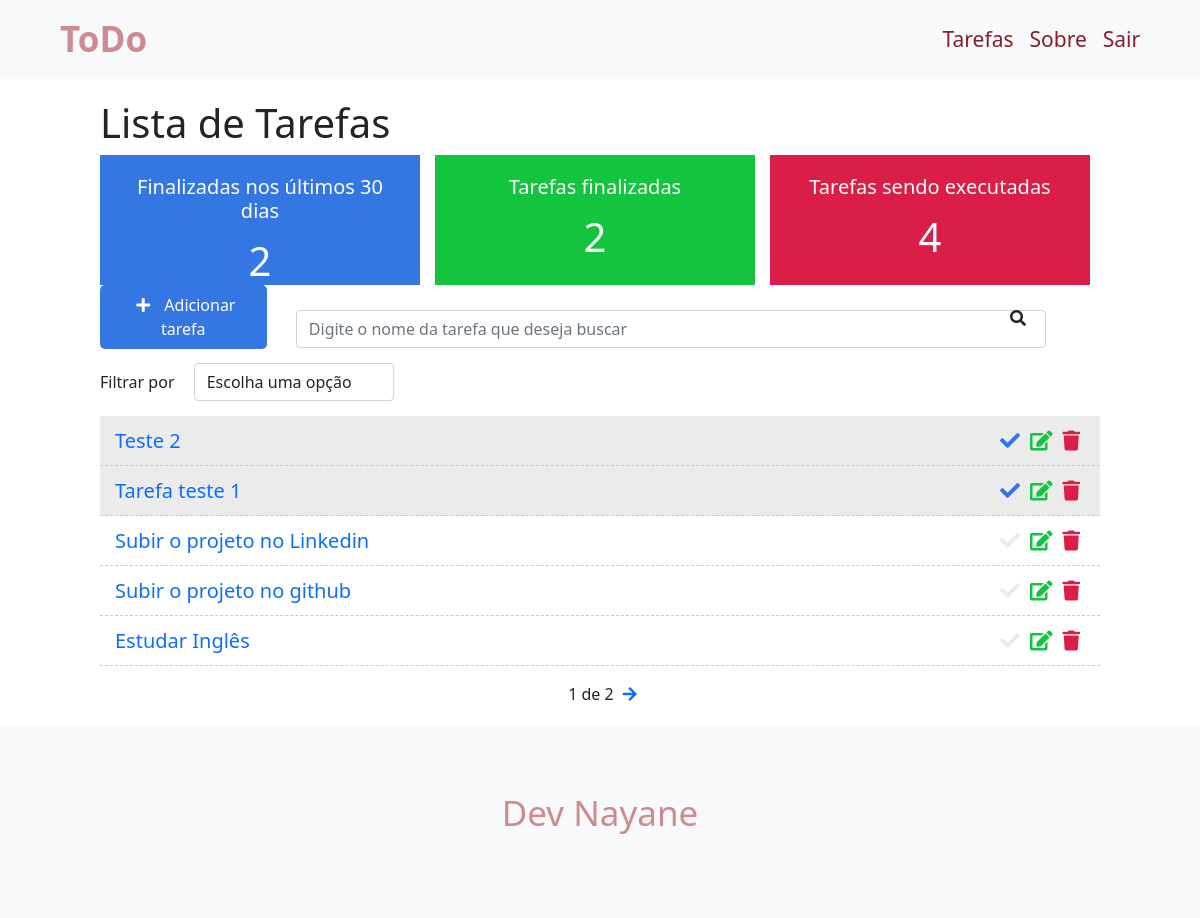
Page / (signed in) on the earlier database version.
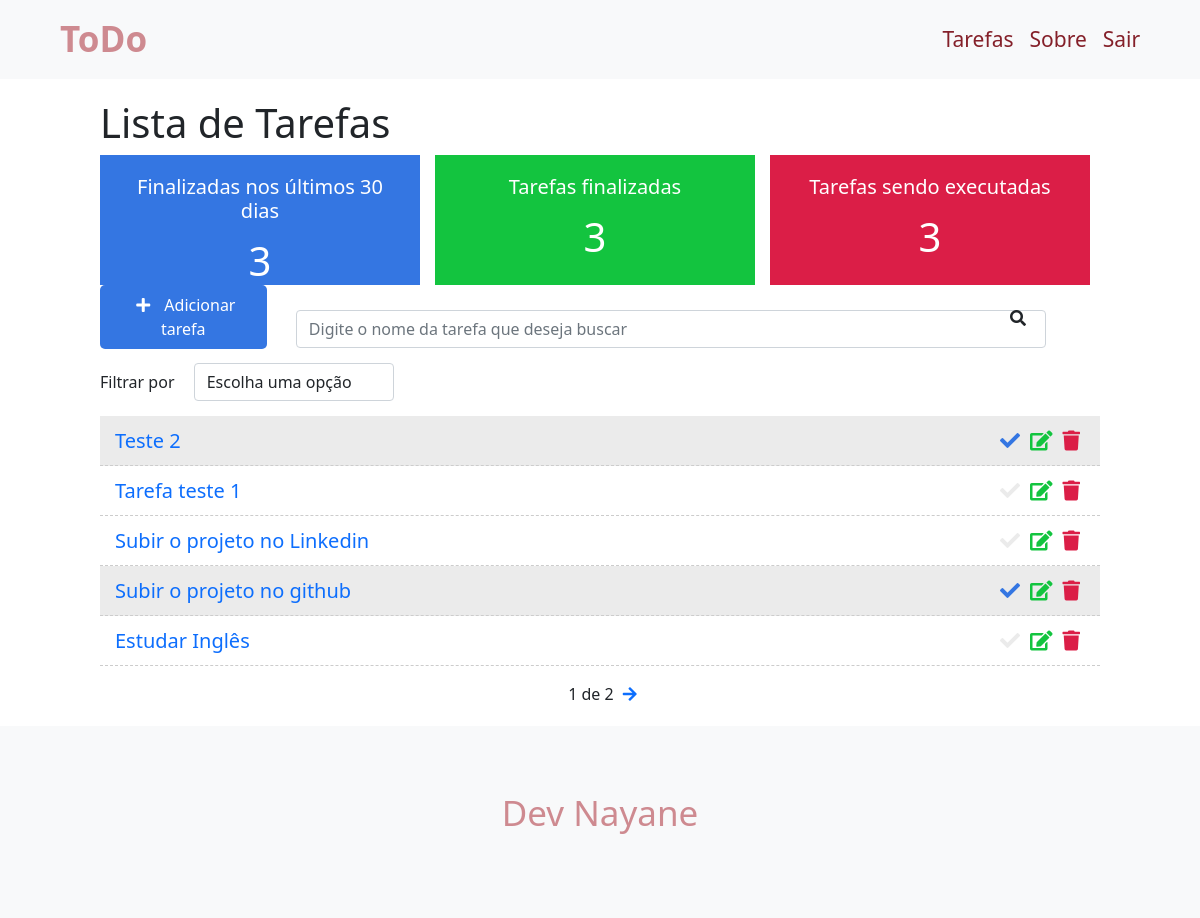
Same page on the later database version.
### toDo/models.py (models this page shows, shortened)
class ToDo(models.Model):
    STATUS =  (
        ('doing', 'Doing'),
        ('done', 'Done')
    )
    title = models.CharField(max_length=255)
    description = models.TextField()
    done = models.CharField(
        max_length=5,
        choices=STATUS
    )
    user = models.ForeignKey(get_user_model(), on_delete=models.CASCADE)
    created_at = models.DateTimeField(auto_now_add=True)
    updated_at = models.DateTimeField(auto_now=True)

### toDo/views.py (the view)
# urls.py: path('', views.todoList, name='todo-list'),
@login_required
def todoList(request):
    search = request.GET.get('search')
    filter = request.GET.get('filter')
    todoDoneRecently = ToDo.objects.filter(done='done', updated_at__gt=datetime.datetime.now()-datetime.timedelta(days=30)).count()
    todoDone = ToDo.objects.filter(done='done', user=request.user).count()
    todoDoing = ToDo.objects.filter(done='doing', user=request.user).count()
    if search:
        todos = ToDo.objects.filter(title__icontains=search, user=request.user)
    elif filter:
        todos = ToDo.objects.filter(done=filter, user=request.user)
    else:
        todos_list = ToDo.objects.all().order_by('-created_at').filter(user=request.user)
        paginator = Paginator(todos_list, 5)
        page = request.GET.get('page')
        todos = paginator.get_page(page)
    return render(request, 'tasks/list.html', {'todos': todos, 'todoDoneRecently': todoDoneRecently, 'todoDone': todoDone, 'todoDoing': todoDoing})

### toDo/templates/tasks/list.html (shortened to what this page needs)
{% extends 'base.html' %}
{% block content %}
<div class="offset-1 col-10 list-div">
    <h1>Lista de Tarefas</h1>
    <div class="container dashboard">
        <div class="col-4 dashboard-box" id="dashboard-lastdays">
            <h4>Finalizadas nos últimos 30 dias</h4>
            <span>{{todoDoneRecently}}</span>
        </div>
        <div class="col-4 dashboard-box" id="dashboard-done">
            <h4>Tarefas finalizadas</h4>
            <span>{{todoDone}}</span>
        </div>
        <div class="col-4 dashboard-box" id="dashboard-doing">
            <h4>Tarefas sendo executadas</h4>
            <span>{{todoDoing}}</span>
        </div>
    </div>
    <a id="add-link" href="newtask/">
        <div class="col-2 add-div">
            <i class="fas fa-plus"></i> Adicionar tarefa
        </div>
    </a>
    <div class="col-9 search-div">
        <form method="GET" id="search-form">
            <input class="form-control" type="text" id="search" name="search" value="{{request.GET.search}}"
                placeholder="Digite o nome da tarefa que deseja buscar">
            <i class="fas fa-search" id="search-btn"></i>
        </form>
    </div>
    <div class="col-12 filter-div">
        <span>Filtrar por</span>
        <select name="filter" id="filter" class="form-control">
            <option value="">Escolha uma opção</option>
        </select>
    </div>
    <ul class="task-list">
        {% for todo in todos %}
        {% if todo.done == 'doing' %}
        <li class="task-item ">
            {% else %}
        <li class="task-item done">
            {% endif %}
            <span><a class="task-link" href="/toDo/{{todo.id}}">{{todo.title}}</a></span>
            <a href="delete/{{todo.id}}" class="delete-btn">
                <span><i class="fas fa-trash"></i></span>
            </a>
            <a href="edit/{{todo.id}}">
                <span><i class="fas fa-edit"></i></span>
            </a>
            <a href="changestatus/{{todo.id}}">
                <span><i class="fas fa-check"></i></span>
            </a>
        </li>
        {% endfor %}
    </ul>
    <div class="pagination">
        <span class="step-links">
            {% if todos.paginator.num_pages %}
            <span class="current">
                {{todos.number}} de {{todos.paginator.num_pages}}
            </span>
            {% endif %}
            {% if todos.has_next %}
            <a href="?page={{todos.next_page_number}}"><i class="fas fa-arrow-right"></i></a>
            {% endif %}
        </span>
    </div>
</div>
{% endblock %}

### toDo/templates/base.html (shortened to what this page needs)
{% load static %}
<!DOCTYPE html>
<html lang="en">
<head>
    <link rel="stylesheet" href="https://cdn.jsdelivr.net/npm/bootstrap@5.1.1/dist/css/bootstrap.min.css"
>
    <link rel="stylesheet" href="https://use.fontawesome.com/releases/v5.7.2/css/all.css"
>
    <link rel="stylesheet" href="{%static 'css/styles.css' %}">
</head>
<body>
    <div class="container-fluid">
        <nav class="navbar navbar-expand-lg navbar-light bg-light">
            <div class="container-fluid">
                <a class="navbar-brand" href="/">ToDo</a>
                <div class="collapse navbar-collapse" id="navbarSupportedContent">
                    <ul class="navbar-nav me-auto mb-2 mb-lg-0">
                        {% if user.is_authenticated %}
                        <li class="nav-item">
                            <a class="nav-link" aria-current="page" href="#">Tarefas</a>
                        </li>
                        {% else %}
                        <li class="nav-item">
                            <a class="nav-link" aria-current="page" href="/accounts/login">Entrar</a>
                        </li>
                        {% endif %}
                        <li class="nav-item">
                            <a class="nav-link" aria-current="page" href="#">Sobre</a>
                        </li>
                        {% if user.is_authenticated %}
                        <li class="nav-item">
                            <a class="nav-link" aria-current="page" href="/accounts/logout">Sair</a>
                        </li>
                        {% endif %}
                    </ul>
                </div>
            </div>
        </nav>
        <div class="content">
            {% block content%}
            {% endblock %}
        </div>
        <footer>
            <p>Dev Nayane</p>
        </footer>
    </div>
</body>
</html>

### toDo/static/css/styles.css (style rules this page uses)
.container-fluid { padding: 0; }
.navbar { margin-bottom: 20px; }
.navbar-nav { font-size: 21px; font-size: 21px; width: 100%; display: flex; justify-content: flex-end; margin-right: 5%!important; }
.navbar-light .navbar-nav .nav-link { color: #842029; }
.navbar-brand { font-weight: 700; color: #ce8a90!important; margin-left: 5%; font-size: 35px; }
.content { min-height: 70vh; }
.dashboard { padding: 0; width: 100%; display: block; }
.dashboard h4 { font-size: 20px; }
.dashboard span { font-size: 40px; display: block; width: 100%; }
.dashboard-box { background-color: #dfdfdf; float: left; color: #fff; padding: 20px; box-sizing: border-box; height: 130px; width: 32%; text-align: center; }
.dashboard-box:nth-child(2) { margin-left: 1.5%; margin-right: 1.5%; }
#dashboard-lastdays { background-color: #3476e2; }
#dashboard-done { background-color: #13c43f; }
#dashboard-doing { background-color: #db1e47; }
#add-link { text-decoration: none; }
.add-div { background-color: #3476e2; cursor: pointer; display: inline-block; color: #fff; padding: 8px; border-radius: 5px; margin-right: 25px; text-align: center; }
.fas.fa-plus { color: #fff; margin-right: 10px; margin-left: 5px; }
.fas.fa-search { position: absolute; top: 310px; right: 14.5%; cursor: pointer; }
.search-div { padding: 0; margin-top: 15px; margin-bottom: 15px; display: inline-block; }
.filter-div { margin-bottom: 15px; padding: 0; }
#filter { display: inline-block; width: 200px; margin-left: 15px; }
.list-div { padding: 0; }
.task-list { padding-left: 0; }
.task-item { list-style: none; font-size: 20px; height: 50px; padding: 0 15px; padding-top: 10px; border-bottom: 1px dashed #ccc; }
.task-item.done { background-color: #ebebeb; }
.task-link { text-decoration: none!important; }
.fas.fa-trash, .fas.fa-edit, .fas.fa-check { cursor: pointer; margin: 5px; font-size: 20px; float: right; }
.fas.fa-trash { color: #db1e47; }
.fas.fa-edit { color: #13c43f; }
.fas.fa-check { color: #ebebeb; }
.done .fas.fa-check { color: #3476e2; }
footer { height: 192px; background: #f8f9fa; display: flex; align-items: center; justify-content: center; }
footer p { font-size: 35px; color: #ce8a90; }
.pagination { margin-bottom: 20px; }
.step-links { position: relative; margin-left: auto; margin-right: auto; }
.step-links .current { margin-right: 5px; margin-left: 5px; }

Differences in the rows shown:
changed ToDo "Tarefa teste 1": done "done" → "doing" (drawn)
changed ToDo "Subir o projeto no github": done "doing" → "done" (drawn)
Other differences:
{{ todoDoneRecently }}: "2" → "3"
{{ todoDone }}: "2" → "3"
{{ todoDoing }}: "4" → "3"
